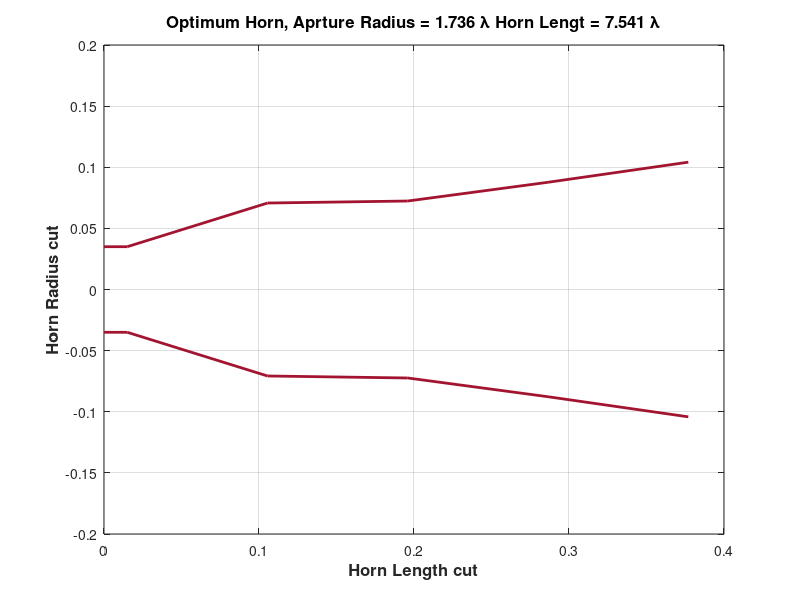

The MATLAB source for this figure: (Note: this script raises an error after producing the figure.)
%% Optimum design for -45dB return loss from pattern search optimization 
clear;
c0 = 3e8;
F = 5e9;
lamb = c0./F;
N = 5;
data = load('ps_allvar_ms3serv2_minxp_V2L_serv2.mat');
fmin = data.fmin2;

R = [fmin.r(1) fmin.r(1:N)];

% R = [0.02283 0.02283 0.06313 0.07772 0.09971 0.1467]; % From GA algo


% R = [0.02 0.02 0.02667 0.03333 0.04 0.04667 0.05333 0.06 0.06667 0.07333 0.09562 0.08667 0.09333 0.1009 0.1067 0.1156...
%     0.1491];
% N = length(R) - 1;
% Len = 0.3912;
Len = fmin.r(N + 1);

% Len = 0.3273;

l1 = lamb./4;
L = [l1 ones(1, N - 1)./N .* Len];

for i = 1:N
    L_axis(i) = sum(L(1:i));
end
L_axis = [0 L_axis];
figure;
plot(L_axis, R, 'LineWidth', 2, 'Color', [0.6350, 0.0780, 0.1840] );
hold on;
plot(L_axis, -R, 'LineWidth', 2, 'Color', [0.6350, 0.0780, 0.1840] );
title(['Optimum Horn, Aprture Radius = ', num2str(R(end)./lamb), ' \lambda ', 'Horn Lengt = ', num2str(Len./lamb), ' \lambda'], 'FontSize', 12, 'FontWeight', 'bold');
xlabel('Horn Length cut', 'FontSize', 12, 'FontWeight', 'bold');
ylabel('Horn Radius cut', 'FontSize', 12, 'FontWeight', 'bold');
grid on;

%% Iteration over the frequencies 

SP = [R(2:end) Len];

XMN_data = load('Xmn.mat');
str = XMN_data.Xmn;

fc_ = fc(R(2), 1, 1);

% <<<<<<< Updated upstream
% F = linspace(fc_(1)+fc_(1)./100, fc_(3), 20);
% =======
F = linspace(fc_(1)+fc_(1)./100, fc_(10), 20);
% >>>>>>> Stashed changes
% F = 5e9;
% objective = @(x) GSM_N_opt_allvar(SP(1:N), SP(N+1), x(1:length(F)), 0);
tic;
% parfor i = 1:length(F)
% XP_level = MinXP_Goal_V2L_freq(SP(1:N), SP(N+1), F, 20);
F_ = [F(1) F(10) F(20)];
[Eth_, Eph_, Eco_, Exp_, CO_, XP_, E_, th, ph, Max_Exp_diff] = MinXP_Goal_V2L_freq_fields(SP(1:N), SP(N + 1), F_, 20);

%% Plots

i = 1;

Eco = squeeze(Eco_(i, :, :));
Exp = squeeze(Exp_(i, :, :));
E = squeeze(E_(i, :, :));

CO = squeeze(CO_(i, :, :));

XP = squeeze(XP_(i, :, :));

time_used = toc;
% end

% figure;
% plot(F_*1e-9, Max_Exp_diff, 'LineWidth', 2);grid on;
% xlabel('Frequency (GHz)', 'FontSize', 16, 'FontWeight', 'bold');
% ylabel('Cross Polar level (dB)', 'FontSize', 16, 'FontWeight', 'bold');
% title('Cross polar level ga algo', 'FontSize', 16, 'FontWeight', 'bold');
% % RL1 = GSM_N_opt_allvar(SP(1:N), SP(N+1), 5e9, 20);
% end

figure(77);

hold on;
plot(th(1, :)*(180/pi), db((abs(E(1, :))/max(abs(E(1, :))))), '-.', 'LineWidth', 2);

hold on;
plot(th(90, :)*(180/pi), db((abs(E(90, :))/max(abs(E(90, :))))), '-.', 'LineWidth', 2);


xlabel('\theta(Deg)', 'FontSize', 12, 'FontWeight', 'bold');
ylabel('E_{abs} (dB) normalized ', 'FontSize', 12, 'FontWeight', 'bold');
title('Far electric field', 'FontSize', 12, 'FontWeight', 'bold');
% legend({'\phi = 0', '\p
grid on;
ylim([-40 5]);

figure(78);
hold on;
plot(th(1, :)*(180/pi), db((abs(Eco(1, :))./max(max(abs(Eco))))), '-.', 'LineWidth', 2);
hold on;
plot(th(90, :)*(180/pi), db((abs(Exp(45, :))./max(max(abs(Eco))))), '-.', 'LineWidth', 2);

xlabel('\theta(Deg)', 'FontSize', 12, 'FontWeight', 'bold');
ylabel('Far fields E_{co} and E_{xp} (dB)', 'FontSize', 12, 'FontWeight', 'bold');
title('Co and Cross polar fields', 'FontSize', 12, 'FontWeight', 'bold');
grid on;
ylim([-40 5]);

% 
% figure(72);
% hold on;
% plot(th(1, :)*(180/pi), db((abs(CO(1, :))./max(max(abs(CO))))), '-.', 'LineWidth', 2);
% hold on;
% plot(th(90, :)*(180/pi), db((abs(XP(45, :))./max(max(abs(CO))))), '-.', 'LineWidth', 2);
% 
% xlabel('\theta(Deg)', 'FontSize', 12, 'FontWeight', 'bold');
% ylabel('Far fields E_{co} and E_{xp} (dB)', 'FontSize', 12, 'FontWeight', 'bold');
% title('Co and Cross polar fields', 'FontSize', 12, 'FontWeight', 'bold');
% grid on;
% ylim([-40 5]);